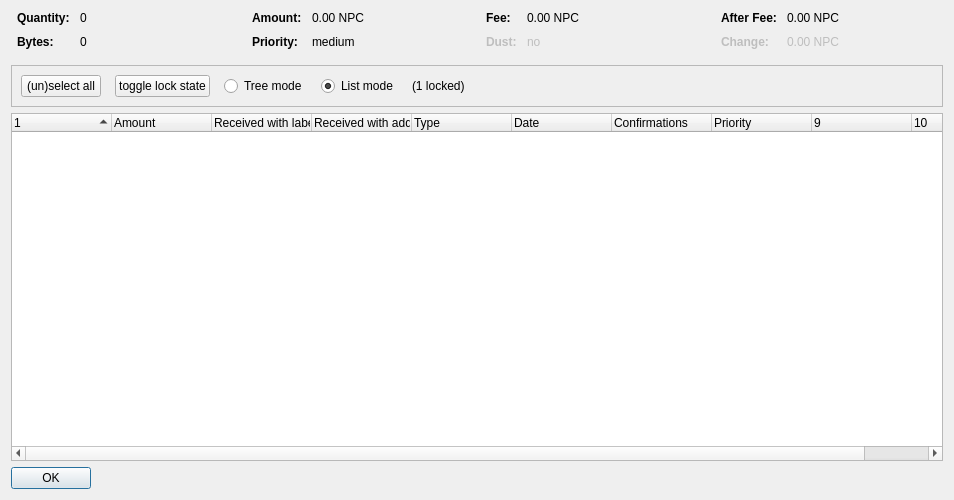
<?xml version="1.0" encoding="UTF-8"?>
<ui version="4.0">
 <class>CoinControlDialog</class>
 <widget class="QDialog" name="CoinControlDialog">
  <property name="geometry">
   <rect>
    <x>0</x>
    <y>0</y>
    <width>954</width>
    <height>500</height>
   </rect>
  </property>
  <property name="windowTitle">
   <string>Coin Selection</string>
  </property>
  <layout class="QVBoxLayout" name="verticalLayout">
   <item>
    <layout class="QHBoxLayout" name="horizontalLayoutTop" stretch="0,0,0,0">
     <property name="topMargin">
      <number>0</number>
     </property>
     <property name="bottomMargin">
      <number>10</number>
     </property>
     <item>
      <layout class="QFormLayout" name="formLayoutCoinControl1">
       <property name="horizontalSpacing">
        <number>10</number>
       </property>
       <property name="verticalSpacing">
        <number>10</number>
       </property>
       <property name="leftMargin">
        <number>6</number>
       </property>
       <property name="rightMargin">
        <number>6</number>
       </property>
       <item row="0" column="0">
        <widget class="QLabel" name="labelCoinControlQuantityText">
         <property name="font">
          <font>
           <weight>75</weight>
           <bold>true</bold>
          </font>
         </property>
         <property name="text">
          <string>Quantity:</string>
         </property>
        </widget>
       </item>
       <item row="0" column="1">
        <widget class="QLabel" name="labelCoinControlQuantity">
         <property name="cursor">
          <cursorShape>IBeamCursor</cursorShape>
         </property>
         <property name="contextMenuPolicy">
          <enum>Qt::ActionsContextMenu</enum>
         </property>
         <property name="text">
          <string notr="true">0</string>
         </property>
         <property name="textInteractionFlags">
          <set>Qt::LinksAccessibleByMouse|Qt::TextSelectableByKeyboard|Qt::TextSelectableByMouse</set>
         </property>
        </widget>
       </item>
       <item row="1" column="0">
        <widget class="QLabel" name="labelCoinControlBytesText">
         <property name="font">
          <font>
           <weight>75</weight>
           <bold>true</bold>
          </font>
         </property>
         <property name="text">
          <string>Bytes:</string>
         </property>
        </widget>
       </item>
       <item row="1" column="1">
        <widget class="QLabel" name="labelCoinControlBytes">
         <property name="cursor">
          <cursorShape>IBeamCursor</cursorShape>
         </property>
         <property name="contextMenuPolicy">
          <enum>Qt::ActionsContextMenu</enum>
         </property>
         <property name="text">
          <string notr="true">0</string>
         </property>
         <property name="textInteractionFlags">
          <set>Qt::LinksAccessibleByMouse|Qt::TextSelectableByKeyboard|Qt::TextSelectableByMouse</set>
         </property>
        </widget>
       </item>
      </layout>
     </item>
     <item>
      <layout class="QFormLayout" name="formLayoutCoinControl2">
       <property name="horizontalSpacing">
        <number>10</number>
       </property>
       <property name="verticalSpacing">
        <number>10</number>
       </property>
       <property name="leftMargin">
        <number>6</number>
       </property>
       <property name="rightMargin">
        <number>6</number>
       </property>
       <item row="0" column="0">
        <widget class="QLabel" name="labelCoinControlAmountText">
         <property name="font">
          <font>
           <weight>75</weight>
           <bold>true</bold>
          </font>
         </property>
         <property name="text">
          <string>Amount:</string>
         </property>
        </widget>
       </item>
       <item row="0" column="1">
        <widget class="QLabel" name="labelCoinControlAmount">
         <property name="cursor">
          <cursorShape>IBeamCursor</cursorShape>
         </property>
         <property name="contextMenuPolicy">
          <enum>Qt::ActionsContextMenu</enum>
         </property>
         <property name="text">
          <string notr="true">0.00 NPC</string>
         </property>
         <property name="textInteractionFlags">
          <set>Qt::LinksAccessibleByMouse|Qt::TextSelectableByKeyboard|Qt::TextSelectableByMouse</set>
         </property>
        </widget>
       </item>
       <item row="1" column="0">
        <widget class="QLabel" name="labelCoinControlPriorityText">
         <property name="font">
          <font>
           <weight>75</weight>
           <bold>true</bold>
          </font>
         </property>
         <property name="text">
          <string>Priority:</string>
         </property>
        </widget>
       </item>
       <item row="1" column="1">
        <widget class="QLabel" name="labelCoinControlPriority">
         <property name="cursor">
          <cursorShape>IBeamCursor</cursorShape>
         </property>
         <property name="contextMenuPolicy">
          <enum>Qt::ActionsContextMenu</enum>
         </property>
         <property name="text">
          <string>medium</string>
         </property>
         <property name="textInteractionFlags">
          <set>Qt::LinksAccessibleByMouse|Qt::TextSelectableByKeyboard|Qt::TextSelectableByMouse</set>
         </property>
        </widget>
       </item>
      </layout>
     </item>
     <item>
      <layout class="QFormLayout" name="formLayoutCoinControl3">
       <property name="horizontalSpacing">
        <number>10</number>
       </property>
       <property name="verticalSpacing">
        <number>10</number>
       </property>
       <property name="leftMargin">
        <number>6</number>
       </property>
       <property name="rightMargin">
        <number>6</number>
       </property>
       <item row="0" column="0">
        <widget class="QLabel" name="labelCoinControlFeeText">
         <property name="font">
          <font>
           <weight>75</weight>
           <bold>true</bold>
          </font>
         </property>
         <property name="text">
          <string>Fee:</string>
         </property>
        </widget>
       </item>
       <item row="0" column="1">
        <widget class="QLabel" name="labelCoinControlFee">
         <property name="cursor">
          <cursorShape>IBeamCursor</cursorShape>
         </property>
         <property name="contextMenuPolicy">
          <enum>Qt::ActionsContextMenu</enum>
         </property>
         <property name="text">
          <string notr="true">0.00 NPC</string>
         </property>
         <property name="textInteractionFlags">
          <set>Qt::LinksAccessibleByMouse|Qt::TextSelectableByKeyboard|Qt::TextSelectableByMouse</set>
         </property>
        </widget>
       </item>
       <item row="1" column="0">
        <widget class="QLabel" name="labelCoinControlLowOutputText">
         <property name="enabled">
          <bool>false</bool>
         </property>
         <property name="font">
          <font>
           <weight>75</weight>
           <bold>true</bold>
          </font>
         </property>
         <property name="text">
          <string>Dust:</string>
         </property>
        </widget>
       </item>
       <item row="1" column="1">
        <widget class="QLabel" name="labelCoinControlLowOutput">
         <property name="enabled">
          <bool>false</bool>
         </property>
         <property name="cursor">
          <cursorShape>IBeamCursor</cursorShape>
         </property>
         <property name="contextMenuPolicy">
          <enum>Qt::ActionsContextMenu</enum>
         </property>
         <property name="text">
          <string>no</string>
         </property>
         <property name="textInteractionFlags">
          <set>Qt::LinksAccessibleByMouse|Qt::TextSelectableByKeyboard|Qt::TextSelectableByMouse</set>
         </property>
        </widget>
       </item>
      </layout>
     </item>
     <item>
      <layout class="QFormLayout" name="formLayoutCoinControl4">
       <property name="horizontalSpacing">
        <number>10</number>
       </property>
       <property name="verticalSpacing">
        <number>10</number>
       </property>
       <property name="leftMargin">
        <number>6</number>
       </property>
       <property name="rightMargin">
        <number>6</number>
       </property>
       <item row="0" column="0">
        <widget class="QLabel" name="labelCoinControlAfterFeeText">
         <property name="font">
          <font>
           <weight>75</weight>
           <bold>true</bold>
          </font>
         </property>
         <property name="text">
          <string>After Fee:</string>
         </property>
        </widget>
       </item>
       <item row="0" column="1">
        <widget class="QLabel" name="labelCoinControlAfterFee">
         <property name="cursor">
          <cursorShape>IBeamCursor</cursorShape>
         </property>
         <property name="contextMenuPolicy">
          <enum>Qt::ActionsContextMenu</enum>
         </property>
         <property name="text">
          <string notr="true">0.00 NPC</string>
         </property>
         <property name="textInteractionFlags">
          <set>Qt::LinksAccessibleByMouse|Qt::TextSelectableByKeyboard|Qt::TextSelectableByMouse</set>
         </property>
        </widget>
       </item>
       <item row="1" column="0">
        <widget class="QLabel" name="labelCoinControlChangeText">
         <property name="enabled">
          <bool>false</bool>
         </property>
         <property name="font">
          <font>
           <weight>75</weight>
           <bold>true</bold>
          </font>
         </property>
         <property name="text">
          <string>Change:</string>
         </property>
        </widget>
       </item>
       <item row="1" column="1">
        <widget class="QLabel" name="labelCoinControlChange">
         <property name="enabled">
          <bool>false</bool>
         </property>
         <property name="cursor">
          <cursorShape>IBeamCursor</cursorShape>
         </property>
         <property name="contextMenuPolicy">
          <enum>Qt::ActionsContextMenu</enum>
         </property>
         <property name="text">
          <string notr="true">0.00 NPC</string>
         </property>
         <property name="textInteractionFlags">
          <set>Qt::LinksAccessibleByMouse|Qt::TextSelectableByKeyboard|Qt::TextSelectableByMouse</set>
         </property>
        </widget>
       </item>
      </layout>
     </item>
    </layout>
   </item>
   <item>
    <widget class="QFrame" name="frame">
     <property name="minimumSize">
      <size>
       <width>0</width>
       <height>40</height>
      </size>
     </property>
     <property name="frameShape">
      <enum>QFrame::StyledPanel</enum>
     </property>
     <property name="frameShadow">
      <enum>QFrame::Sunken</enum>
     </property>
     <layout class="QHBoxLayout" name="horizontalLayout">
      <item>
       <layout class="QHBoxLayout" name="horizontalLayoutPanel" stretch="0,0,0,0,0,0">
        <property name="spacing">
         <number>14</number>
        </property>
        <item>
         <widget class="QPushButton" name="pushButtonSelectAll">
          <property name="sizePolicy">
           <sizepolicy hsizetype="Maximum" vsizetype="Fixed">
            <horstretch>0</horstretch>
            <verstretch>0</verstretch>
           </sizepolicy>
          </property>
          <property name="text">
           <string>(un)select all</string>
          </property>
          <property name="autoDefault">
           <bool>false</bool>
          </property>
         </widget>
        </item>
        <item>
         <widget class="QPushButton" name="pushButtonToggleLock">
          <property name="sizePolicy">
           <sizepolicy hsizetype="Maximum" vsizetype="Fixed">
            <horstretch>0</horstretch>
            <verstretch>0</verstretch>
           </sizepolicy>
          </property>
          <property name="text">
           <string>toggle lock state</string>
          </property>
          <property name="autoDefault">
           <bool>false</bool>
          </property>
         </widget>
        </item>
        <item>
         <widget class="QRadioButton" name="radioTreeMode">
          <property name="sizePolicy">
           <sizepolicy hsizetype="Maximum" vsizetype="Fixed">
            <horstretch>0</horstretch>
            <verstretch>0</verstretch>
           </sizepolicy>
          </property>
          <property name="text">
           <string>Tree mode</string>
          </property>
         </widget>
        </item>
        <item>
         <widget class="QRadioButton" name="radioListMode">
          <property name="sizePolicy">
           <sizepolicy hsizetype="Maximum" vsizetype="Fixed">
            <horstretch>0</horstretch>
            <verstretch>0</verstretch>
           </sizepolicy>
          </property>
          <property name="text">
           <string>List mode</string>
          </property>
          <property name="checked">
           <bool>true</bool>
          </property>
         </widget>
        </item>
        <item>
         <widget class="QLabel" name="labelLocked">
          <property name="text">
           <string>(1 locked)</string>
          </property>
         </widget>
        </item>
        <item>
         <spacer name="horizontalSpacer">
          <property name="orientation">
           <enum>Qt::Horizontal</enum>
          </property>
          <property name="sizeHint" stdset="0">
           <size>
            <width>40</width>
            <height>20</height>
           </size>
          </property>
         </spacer>
        </item>
       </layout>
      </item>
     </layout>
    </widget>
   </item>
   <item>
    <widget class="CoinControlTreeWidget" name="treeWidget">
     <property name="contextMenuPolicy">
      <enum>Qt::CustomContextMenu</enum>
     </property>
     <property name="sortingEnabled">
      <bool>false</bool>
     </property>
     <property name="columnCount">
      <number>10</number>
     </property>
     <attribute name="headerShowSortIndicator" stdset="0">
      <bool>true</bool>
     </attribute>
     <attribute name="headerStretchLastSection">
      <bool>false</bool>
     </attribute>
     <column>
      <property name="text">
       <string/>
      </property>
     </column>
     <column>
      <property name="text">
       <string>Amount</string>
      </property>
     </column>
     <column>
      <property name="text">
       <string>Received with label</string>
      </property>
     </column>
     <column>
      <property name="text">
       <string>Received with address</string>
      </property>
     </column>
     <column>
      <property name="text">
       <string>Type</string>
      </property>
     </column>
     <column>
      <property name="text">
       <string>Date</string>
      </property>
     </column>
     <column>
      <property name="text">
       <string>Confirmations</string>
      </property>
      <property name="toolTip">
       <string>Confirmed</string>
      </property>
     </column>
     <column>
      <property name="text">
       <string>Priority</string>
      </property>
     </column>
     <column>
      <property name="text">
       <string/>
      </property>
     </column>
     <column>
      <property name="text">
       <string/>
      </property>
     </column>
    </widget>
   </item>
   <item>
    <widget class="QDialogButtonBox" name="buttonBox">
     <property name="sizePolicy">
      <sizepolicy hsizetype="Maximum" vsizetype="Fixed">
       <horstretch>0</horstretch>
       <verstretch>0</verstretch>
      </sizepolicy>
     </property>
     <property name="orientation">
      <enum>Qt::Horizontal</enum>
     </property>
     <property name="standardButtons">
      <set>QDialogButtonBox::Ok</set>
     </property>
    </widget>
   </item>
  </layout>
 </widget>
 <customwidgets>
  <customwidget>
   <class>CoinControlTreeWidget</class>
   <extends>QTreeWidget</extends>
   <header>coincontroltreewidget.h</header>
  </customwidget>
 </customwidgets>
 <resources/>
 <connections/>
</ui>
